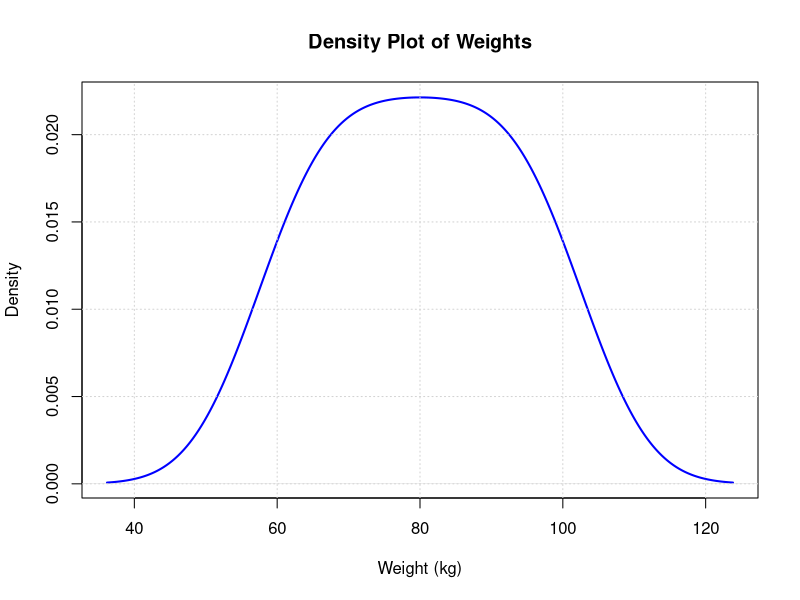

The R script that drew this image:
# Create the dataset
weights <- c(60, 65, 70, 75, 80, 85, 90, 95, 100)

# Plot the density plot
plot(density(weights), 
     main = "Density Plot of Weights", 
     xlab = "Weight (kg)", 
     ylab = "Density", 
     col = "blue", 
     lwd = 2)

# Add a grid
grid(nx = NULL, ny = NULL)
